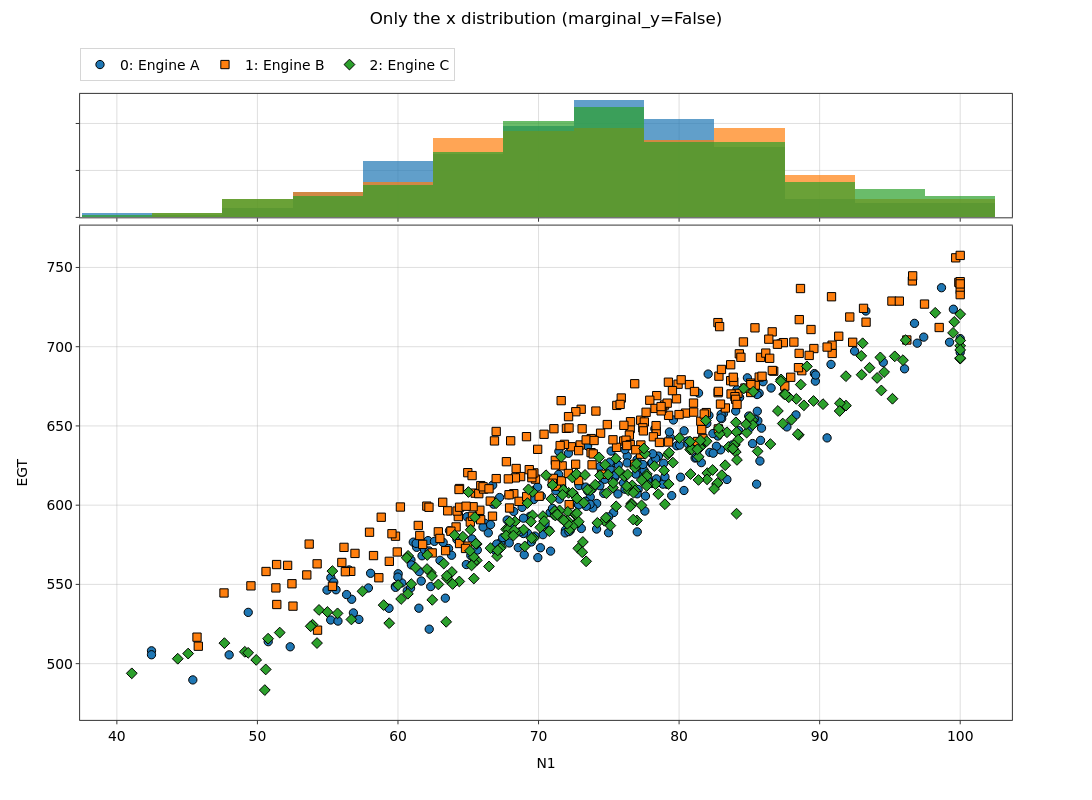

Source (notebook cell):
### Code cell
nb.plot_marginal(x='N1', y='EGT', marginal_y=False,
                 suptitle='Only the x distribution (marginal_y=False)')

### Figure 1 — Plotly figure (JSON) as saved in the notebook; plotly's stock layout.template omitted (floating-point values rounded to 4 significant figures; data arrays with more than 128 entries replaced by an {"elided": "..."} marker saying what was removed)
{"data": [{"hovertemplate": "<b><u>Set: 0</u></b><br><b>Engine A</b><br>N1: %{x:.2f}<br>EGT: %{y:.2f}<extra></extra>", "legendgroup": "group_0", "legendrank": 1000, "line": {"color": "#1f77b4", "width": 2}, "marker": {"color": "#1f77b4", "line": {"color": "black", "width": 1}, "size": 8.3, "symbol": "circle"}, "mode": "markers", "name": "0: Engine A", "opacity": 1, "showlegend": true, "type": "scatter", "x": {"elided": "250 float values"}, "xaxis": "x3", "y": {"elided": "250 float values"}, "yaxis": "y3"}, {"histnorm": "", "legendgroup": "group_0", "legendrank": 1000, "marker": {"color": "#1f77b4"}, "name": "0: Engine A", "opacity": 0.7, "showlegend": false, "type": "histogram", "x": {"elided": "250 float values"}, "xaxis": "x", "yaxis": "y"}, {"hovertemplate": "<b><u>Set: 1</u></b><br><b>Engine B</b><br>N1: %{x:.2f}<br>EGT: %{y:.2f}<extra></extra>", "legendgroup": "group_1", "legendrank": 1001, "line": {"color": "#ff7f0e", "width": 2}, "marker": {"color": "#ff7f0e", "line": {"color": "black", "width": 1}, "size": 8.3, "symbol": "square"}, "mode": "markers", "name": "1: Engine B", "opacity": 1, "showlegend": true, "type": "scatter", "x": {"elided": "250 float values"}, "xaxis": "x3", "y": {"elided": "250 float values"}, "yaxis": "y3"}, {"histnorm": "", "legendgroup": "group_1", "legendrank": 1001, "marker": {"color": "#ff7f0e"}, "name": "1: Engine B", "opacity": 0.7, "showlegend": false, "type": "histogram", "x": {"elided": "250 float values"}, "xaxis": "x", "yaxis": "y"}, {"hovertemplate": "<b><u>Set: 2</u></b><br><b>Engine C</b><br>N1: %{x:.2f}<br>EGT: %{y:.2f}<extra></extra>", "legendgroup": "group_2", "legendrank": 1002, "line": {"color": "#2ca02c", "width": 2}, "marker": {"color": "#2ca02c", "line": {"color": "black", "width": 1}, "size": 8.3, "symbol": "diamond"}, "mode": "markers", "name": "2: Engine C", "opacity": 1, "showlegend": true, "type": "scatter", "x": {"elided": "250 float values"}, "xaxis": "x3", "y": {"elided": "250 float values"}, "yaxis": "y3"}, {"histnorm": "", "legendgroup": "group_2", "legendrank": 1002, "marker": {"color": "#2ca02c"}, "name": "2: Engine C", "opacity": 0.7, "showlegend": false, "type": "histogram", "x": {"elided": "250 float values"}, "xaxis": "x", "yaxis": "y"}], "layout": {"barmode": "overlay", "height": 800, "hoverlabel": {"font": {"size": 13.9}}, "legend": {"font": {"size": 13.9}, "orientation": "h", "x": 0, "xanchor": "left", "y": 0.9397, "yanchor": "top", "yref": "container"}, "margin": {"r": 80, "t": 86.22}, "meta": {"uc_legend_rows": 1}, "showlegend": true, "title": {"font": {"size": 16.7}, "text": "Only the x distribution (marginal_y=False)", "x": 0.5, "xanchor": "center", "y": 0.985, "yanchor": "top", "yref": "container"}, "width": 1200, "xaxis": {"anchor": "y", "domain": [0, 1], "matches": "x3", "showticklabels": false, "tickfont": {"size": 13.9}, "title": {"font": {"size": 13.9}}}, "xaxis2": {"anchor": "y2", "domain": [0.8002, 1], "tickfont": {"size": 13.9}, "title": {"font": {"size": 13.9}}, "visible": false}, "xaxis3": {"anchor": "y3", "domain": [0, 1], "tickfont": {"size": 13.9}, "title": {"font": {"size": 13.9}, "standoff": 15, "text": "N1"}}, "xaxis4": {"anchor": "y4", "domain": [0.8002, 1], "tickfont": {"size": 13.9}, "title": {"font": {"size": 13.9}}, "visible": false}, "yaxis": {"anchor": "x", "domain": [0.8026, 1], "showticklabels": false, "tickfont": {"size": 13.9}, "title": {"font": {"size": 13.9}}}, "yaxis2": {"anchor": "x2", "domain": [0.8002, 1], "tickfont": {"size": 13.9}, "title": {"font": {"size": 13.9}}, "visible": false}, "yaxis3": {"anchor": "x3", "domain": [0, 0.7897], "tickfont": {"size": 13.9}, "title": {"font": {"size": 13.9}, "standoff": 15, "text": "EGT"}}, "yaxis4": {"anchor": "x4", "domain": [0, 0.7992], "tickfont": {"size": 13.9}, "title": {"font": {"size": 13.9}}, "visible": false}}}
